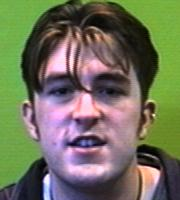
%> input picture images_P5/images/jdbenm.jpg, 180 x 200 px
$ octave --eval "result = haarFeatureDemo;"   (GNU Octave 9; MATLAB toolbox functions it lacks are replaced by stand-ins)
%> lines starting %> are read from the running program, lines starting %| are printed output that depends on the picture
### images_P5/getDataBase.m
function [X,Y] = getDataBase(outSize,numNeg)
%> called with outSize = [30 30], numNeg = 15
    faceSet={'jdbenm.jpg','klclar.jpg','rmpugh.jpg','sbains.jpg','spletc.jpg','vstros.jpg'};
    bgSet={'landscape.jpg','room.jpg','natural.jpg'};

    X=[];
    Y=[];

    %Check input parameters
    if ~exist('numNeg','var'),
        numNeg=0;
    end

    % Add the faces
    for fimg=faceSet,
        % Create de sample and label
        img=imread(['images/' char(fimg)]);
%> img is the input picture: size 200x180x3 uint8; mean R, G, B 112.4, 113.2, 91
        img=rgb2gray(img);
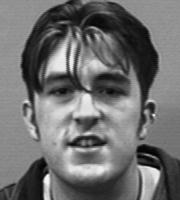
%> img: size 200x180 uint8; min 0, max 253, mean 110.4
        img=imresize(img,outSize);
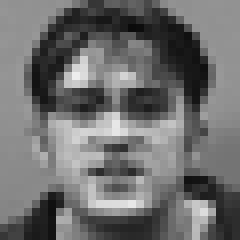
%> img: size 30x30 uint8 (shown 8 times larger); min 11, max 237, mean 110.4
        x=reshape(img,1,[]);
%> x = 900 values, max 237 at index 280, min 11 at index 484, mean 110.4
        y=1;

        % Add to dataset
        X=[X;x];
%> X has the same summary as x
        Y=[Y;y];
    end
%> pass 2 of the loop in getDataBase, `for fimg=faceSet,`:
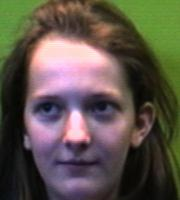
%> input picture images_P5/images/klclar.jpg, 180 x 200 px
%> in getDataBase, img is the input picture: size 200x180x3 uint8; mean R, G, B 93.8, 84.8, 74.9
%> in getDataBase, `img=rgb2gray(img);`:
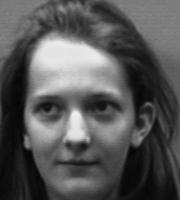
%> img: size 200x180 uint8; min 3, max 241, mean 86.4
%> in getDataBase, `img=imresize(img,outSize);`:
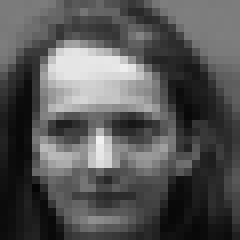
%> img: size 30x30 uint8 (shown 8 times larger); min 5, max 241, mean 86.3
%> x = 900 values, max 241 at index 378, min 5 at index 144, mean 86.3
%> X = 900 columns, first 8: [147 149 146 145 148 149 146 145; 123 123 122 121 123 125 123 118]
%> pass 3 of the loop in getDataBase, `for fimg=faceSet,`:
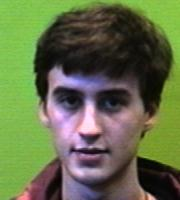
%> input picture images_P5/images/rmpugh.jpg, 180 x 200 px
%> in getDataBase, img is the input picture: size 200x180x3 uint8; mean R, G, B 99.6, 109.9, 72.5
%> in getDataBase, `img=rgb2gray(img);`:
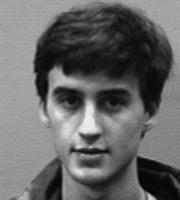
%> img: size 200x180 uint8; min 1, max 238, mean 102.5
%> in getDataBase, `img=imresize(img,outSize);`:
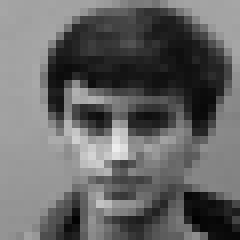
%> img: size 30x30 uint8 (shown 8 times larger); min 1, max 237, mean 102.5
%> x = 900 values, max 237 at index 439, min 1 at index 748, mean 102.5
%> X = 900 columns, first 8: [147 149 146 145 148 149 146 145; 123 123 122 121 123 125 123 118; 165 166 163 162 160 164 163 163]
%> the loop made 6 passes; the first 3 are shown

    % Add background samples
    for i=1:numNeg,
        % Select one of the background images
        idx=round(rand()*(length(bgSet)-1))+1;
%> the run ends on the next line
        img=imread(['images/' bgSet{idx}]);
        img=rgb2gray(img);

        % Select a random region from the image
        s=rand()*4 + 0.1;
        s=min(s,min(size(img)./outSize));
        ssize=max(round(outSize*s),outSize);
        px=max(1,round(rand()*(size(img,1)-ssize(1)-1))+1);
        py=max(1,round(rand()*(size(img,2)-ssize(2)-1))+1);

        % Cut the region from the image
        r=img(px:px+ssize(1)-1,py:py+ssize(2)-1);

        % Create the sample and label
        x=imresize(r,outSize);
        x=reshape(x,1,[]);
        y=-1;

        % Add to dataset
        X=[X;x];
        Y=[Y;y];
    end
end

### images_P5/haarFeatureDemo.m
function [ outClass, X, Y, selFeatures, error, predErr ] = haarFeatureDemo(numFeatures,X,Y,Yprev)
%UNTITLED Summary of this function goes here
%   Detailed explanation goes here
    outSize=[30,30];

    close all;
    % Get dataset
    if ~exist('numFeatures','var'),
        numFeatures=3;
    end

    % Create a new database if it is not provided
    if ~exist('X','var') || ~exist('Y','var'),
        [X,Y] = getDataBase(outSize,15);
    else
        % Remove previously rejected images
        X2=X;
        Y2=Y;
        X=X(Yprev==1,:);
        Y=Y(Yprev==1);
    end

    % Get the average face as model
    model=uint8(round(reshape(mean(X(Y==1,:),1),outSize)));

    % Ask as many features as we want
    selFeatures=[];
    predictions=[];
    error=[];
    predErr=[];
    cascErr=[];
    for f=1:numFeatures,
        % Ask feature values
        [rectPos,rectNeg,rectPosS,rectNegS]=selectFeature(model,outSize);

        % Get feature values for all images in the dataset
        fval=getRectVal(rectPosS,rectNegS,X,outSize);

        % Get threshold value to build a weak classifier
        [thr,polarity,pred,err]=getThreshold(fval,Y);

        % Store the feature in the list of features
        selFeatures=[selFeatures;rectPos rectNeg];
        predictions=[predictions pred];

        % Get the accumulate predictions
        accPred=sum(predictions,2);

        % Get the final prediction
        outClass=sign(accPred);

        % Store historical
        error=[error err];
        predErr=[predErr sum(outClass~=Y)/length(Y)];

        %Show the features
        subplot(2,3,[1 4]);
        showFeatures(model,selFeatures);

        % Show the values using the sum of rectangle pixels
        subplot(2,3,2);
        showFeatureVals(fval,Y,thr,polarity);title(sprintf('Feature Values. Polarity=%d',polarity));
        legend('Face','No-face');

        % Show the accumulated values
        subplot(2,3,3);
        stem(accPred);title('Accumulated Values');

        % Show the values using the sum of rectangle pixels
        subplot(2,3,5);
        stem(outClass);title(['Final prediction. Error=' sprintf('%3.1f%%',round(err*100))]);

        % Show error comparison between feature and ensemble
        subplot(2,3,6);
        if exist('Yprev','var'),
            Ycascade=Y2;
            Ycascade(Yprev==1)=outClass;
            cascErr=[cascErr sum(Ycascade~=Y2)/length(Y2)];
            errMat=[error;predErr;cascErr];
            bar(errMat');title('Error values feature vs ensemble vs cascade');
            legend('F. Error', 'Ens. Error' , 'Cascade Error');
        else
            errMat=[error;predErr;cascErr];
            bar(errMat');title('Error values feature vs ensemble');
            legend('F. Error', 'Ens. Error');
        end
    end

    % Recover initial data
    if exist('X2','var'),
        X=X2;
        Y=Y2;
        Yprev(Yprev==1)=outClass;
        outClass=Yprev;
    end
end

% [118 lines left out: functions selectFeature, showFeatures, getRectVal, showFeatureVals, getThreshold, not called in this run]
